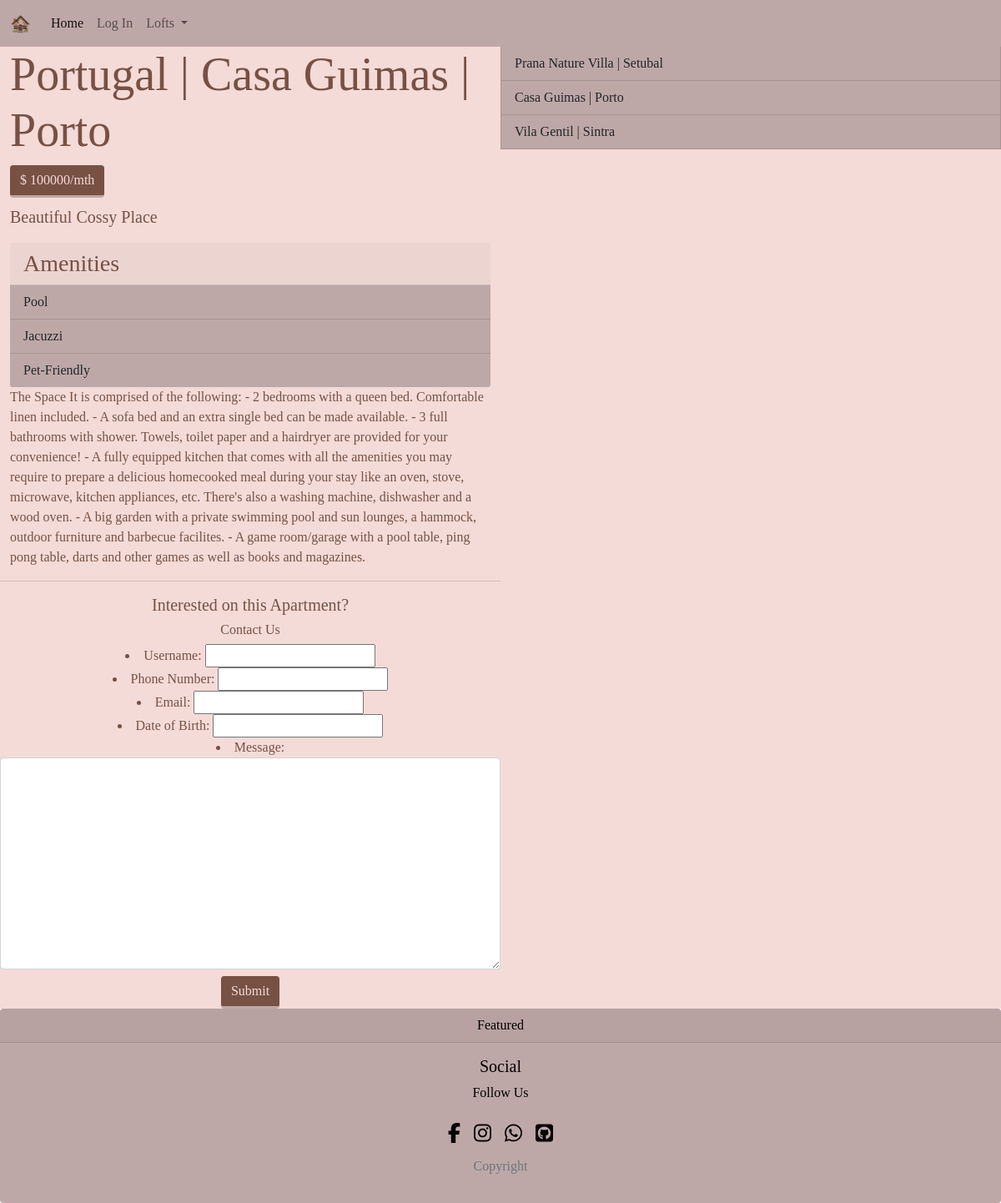
Page /loft/2 on the committed database.
### loft/models.py (models this page shows, shortened)
class Loft(models.Model):
    amenities = models.ManyToManyField(Amenity, related_name="apartments", blank=True)
    city = models.ForeignKey(City, on_delete=models.CASCADE, related_name='lofts')
    address = models.CharField(max_length=250)
    price = models.IntegerField()
    size = models.IntegerField()
    description = models.CharField(max_length=100)
    long_description = models.CharField(max_length=800)
    name = models.CharField(max_length=100)

class City(models.Model):
    country = models.CharField(max_length=50, default="Portugal")
    name = models.CharField(max_length=50)
    abbreviation = models.CharField(max_length=6)
    description = models.CharField(max_length=150)

class Amenity(models.Model):
    name = models.CharField(max_length=100)

### loft/views.py (the view)
# urls.py: path('loft/<int:loft_id>', views.loft_page, name="loft_page"),
def loft_page(request, loft_id):
	return render(request, 'loft/loft_page.html', {'lofts': Loft.objects.all(), 'loft': Loft.objects.get(pk=loft_id), "contact_form": ContactForm()})

### loft/forms.py
class ContactForm(forms.Form):
    username = forms.CharField(max_length=50, label="Username")
    phone_number = forms.CharField(max_length=25, label="Phone Number")
    email = forms.EmailField(label="Email")
    date_of_birth = forms.DateField(label="Date of Birth", required=False)
    message = forms.CharField(label="Message", widget=forms.Textarea,  max_length=500)
    message.widget.attrs.update({"class": "form-control"})

### loft/templates/loft/loft_page.html (shortened to what this page needs)
{% extends 'loft/base.html' %}
{% block main %}
    {% load static %}
    <link rel="stylesheet" href="{% static 'loft/css/loft_page.css' %}">
    <div class="d-flex justify-content-around">
        <div class="col jumbotron jumbotron-fluid">
            <div class="container">
                <h1 class="display-4">{{ loft.city.country }} | {{ loft.name }} | {{ loft.city.name }} </h1>
                <h6> <button class="btn btn-primary">$ {{loft.price}}/mth </button></h6>
                <p class="lead">{{ loft.description }}</p>
                <div class="card">
                    <div class="card-header">
                        <h3 class="m-0">Amenities</h3>
                    </div>
                    <ul class="list-group list-group-flush">
                        {% for amenity in loft.amenities.all %}
                            <li class="list-group-item"> {{ amenity.name }} </li>
                        {% empty %}
                            <li class="list-group-item"> No Amenities Founded... </li>
                        {% endfor %}
                    </ul>
                </div>
                <p>{{ loft.long_description }}</p>
            </div>
            <div class="text-center">
                <hr>
                <h5>Interested on this Apartment?</h5>
                <h6> Contact Us </h6>
                <form action="{% url 'loft:contact' loft.id %}" method="post">
                    {{ contact_form.as_ul }}
                    <input class="btn btn-primary mt-2" type="submit" value="Submit">
                </form>
            </div>
        </div>
        <div class="col card" style="width: 18rem;">
            <ul class="list-group list-group-flush">
                {% for l in lofts  %}
                    <a href="{% url 'loft:loft_page' l.id %}"><li class="list-group-item"> {{ l.name }} | {{ l.city.name }} </li></a>
                {% endfor %}
            </ul>
        </div>
    </div>
{% endblock %}

### loft/static/loft/css/base.css (style rules this page uses)
* { scroll-behavior: smooth; box-sizing: border-box; padding: 0; margin: 0; font-family: 'Cormorant Garamond', serif; color: #775144; }
.card { background-color: #F4DBD8; }
.btn-primary { background-color: #775144; color: #F4DBD8; border: 0; border-bottom: 3px solid #BEA8A7; }

### loft/static/loft/css/loft_page.css (style rules this page uses)
.card { border: none; }
.card .list-group * { background-color: #BEA8A7; text-decoration: none; border-top: 0; }

### rows in the picture
Loft: city.country "Portugal", name "Casa Guimas", city.name "Porto", price "100000", description "Beautiful Cossy Place", long_description "The Space It is comprised of the following: - 2 bedrooms with a queen bed. Comfortable linen included. - A sofa bed and an extra single bed can be made available. - 3 full bathrooms with shower. Towels, toilet paper and a hairdryer are provided for your convenience! - A fully equipped kitchen that comes with all the amenities you may require to prepare a delicious homecooked meal during your stay like an oven, stove, microwave, kitchen appliances, etc. There's also a washing machine, dishwasher and a wood oven. - A big garden with a private swimming pool and sun lounges, a hammock, outdoor furniture and barbecue facilites. - A game room/garage with a pool table, ping pong table, darts and…"
Amenity: name "Pool"
Amenity: name "Jacuzzi"
Amenity: name "Pet-Friendly"
Loft: name "Prana Nature Villa", city.name "Setubal"
Loft: name "Vila Gentil", city.name "Sintra"
